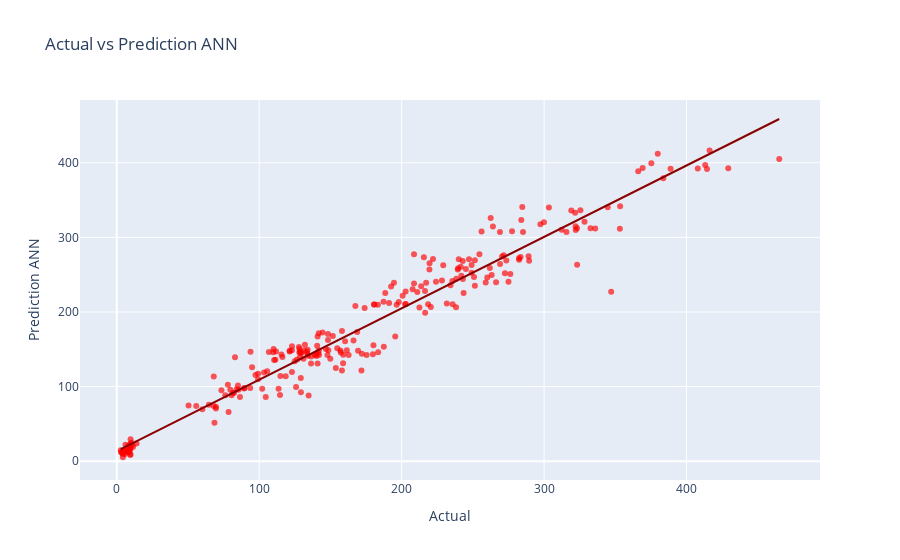

The notebook cell saved with this chart:
### Code cell
px.scatter(
     x=Y_test, y=y_pred_ANN, opacity=0.65,
    trendline='ols', trendline_color_override='darkred',
    labels = dict(x = "Actual",y = "Prediction ANN"), color_discrete_sequence=['red'],
    title = "Actual vs Prediction ANN"
).show()

### Figure 1 — Plotly figure (JSON) as saved in the notebook; plotly's stock layout.template omitted (floating-point values rounded to 4 significant figures; data arrays with more than 128 entries replaced by an {"elided": "..."} marker saying what was removed)
{"data": [{"hovertemplate": "Actual=%{x}<br>Prediction ANN=%{y}<extra></extra>", "legendgroup": "", "marker": {"color": "red", "opacity": 0.65, "symbol": "circle"}, "mode": "markers", "name": "", "orientation": "v", "showlegend": false, "type": "scatter", "x": {"elided": "261 float values"}, "xaxis": "x", "y": {"elided": "261 float values"}, "yaxis": "y"}, {"hovertemplate": "<b>OLS trendline</b><br>y = 0.957016 * x + 13.5634<br>R<sup>2</sup>=0.951309<br><br>Actual=%{x}<br>Prediction ANN=%{y} <b>(trend)</b><extra></extra>", "legendgroup": "", "line": {"color": "darkred"}, "marker": {"color": "red", "symbol": "circle"}, "mode": "lines", "name": "", "showlegend": false, "type": "scatter", "x": {"elided": "261 float values"}, "xaxis": "x", "y": {"elided": "261 float values"}, "yaxis": "y"}], "layout": {"legend": {"tracegroupgap": 0}, "title": {"text": "Actual vs Prediction ANN"}, "xaxis": {"anchor": "y", "domain": [0, 1], "title": {"text": "Actual"}}, "yaxis": {"anchor": "x", "domain": [0, 1], "title": {"text": "Prediction ANN"}}}}
